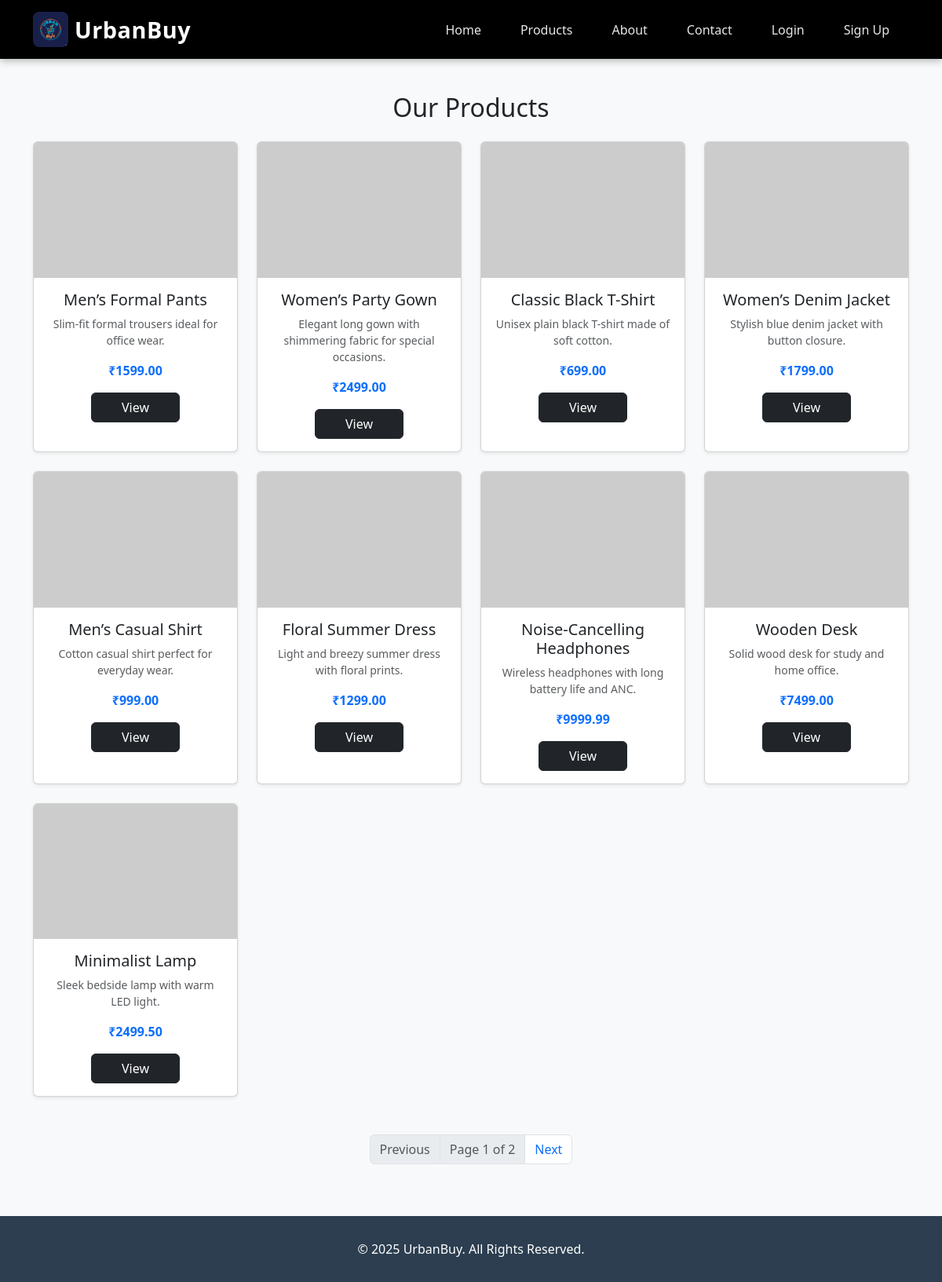
Screenshot of /products/ with the database file from the repository.
### store/models.py (models this page shows, shortened)
class Product(models.Model):
    title = models.CharField(max_length=200)
    slug = models.SlugField(max_length=220, unique=True, blank=True)
    description = models.TextField()
    price = models.DecimalField(max_digits=10, decimal_places=2)
    image_url = models.URLField(blank=True)
    is_featured = models.BooleanField(default=False)
    created_at = models.DateTimeField(auto_now_add=True)

### store/views.py (the view)
# urls.py: path('products/', views.product_list, name='product_list'),
def product_list(request):
    qs = Product.objects.order_by('-created_at')
    paginator = Paginator(qs, 9)
    page_num = request.GET.get('page') or 1
    page_obj = paginator.get_page(page_num)
    return render(request, 'store/product_list.html', {'page_obj': page_obj})

### store/templates/store/product_list.html (shortened to what this page needs)
{% extends 'store/base.html' %}
{% load static %}
{% block content %}
<div class="container my-5">
  <h2 class="text-center mb-4">Our Products</h2>
  <div class="row">
    {% for product in page_obj %}
      <div class="col-md-3 mb-4">
        <div class="card h-100 shadow-sm">
          <img src="{{ product.image_url }}" class="card-img-top" alt="{{ product.title }}">
          <div class="card-body text-center">
            <h5 class="card-title">{{ product.title }}</h5>
            <p class="card-text text-muted small">{{ product.description }}</p>
            <p class="fw-bold text-primary">₹{{ product.price }}</p>
            <a href="{% url 'product_detail' product.id %}" class="btn btn-dark w-50">View</a>
          </div>
        </div>
      </div>
    {% empty %}
      <p class="text-center">No products found.</p>
    {% endfor %}
  </div>
  <div class="d-flex justify-content-center mt-4">
    <nav aria-label="Page navigation">
      <ul class="pagination">
        {% if page_obj.has_previous %}
          <li class="page-item">
            <a class="page-link" href="?page={{ page_obj.previous_page_number }}">Previous</a>
          </li>
        {% else %}
          <li class="page-item disabled"><span class="page-link">Previous</span></li>
        {% endif %}
        <li class="page-item disabled"><span class="page-link">Page {{ page_obj.number }} of {{ page_obj.paginator.num_pages }}</span></li>
        {% if page_obj.has_next %}
          <li class="page-item">
            <a class="page-link" href="?page={{ page_obj.next_page_number }}">Next</a>
          </li>
        {% else %}
          <li class="page-item disabled"><span class="page-link">Next</span></li>
        {% endif %}
      </ul>
    </nav>
  </div>
</div>
{% endblock %}

### store/templates/store/base.html (shortened to what this page needs)
{% load static %}
<!DOCTYPE html>
<html lang="en">
<head>
    <link href="https://cdn.jsdelivr.net/npm/bootstrap@5.3.3/dist/css/bootstrap.min.css" rel="stylesheet">
    <link href="https://cdn.jsdelivr.net/npm/bootstrap-icons@1.11.1/font/bootstrap-icons.css" rel="stylesheet">
</head>
<body>
<nav class="navbar navbar-expand-lg fixed-top">
  <div class="container">
    <a class="navbar-brand d-flex align-items-center" href="/">
        <img src="{% static 'images/logo.png' %}" alt="UrbanBuy Logo" height="45" class="me-2">
        <span class="fw-bold text-white">UrbanBuy</span>
    </a>
    <div class="collapse navbar-collapse" id="navbarNav">
      <ul class="navbar-nav ms-auto mb-2 mb-lg-0">
        <li class="nav-item"><a class="nav-link" href="/">Home</a></li>
        <li class="nav-item"><a class="nav-link" href="/products/">Products</a></li>
        <li class="nav-item"><a class="nav-link" href="/about/">About</a></li>
        <li class="nav-item"><a class="nav-link" href="/contact/">Contact</a></li>
        {% if user.is_authenticated %}
          <li class="nav-item"><a class="nav-link" href="/orders/cart/">🛒 Cart</a></li>
          <li class="nav-item"><a class="nav-link" href="{% url 'profile' %}">👤 Profile</a></li>
          <li class="nav-item">
  <form action="{% url 'logout' %}" method="post" style="display:inline;">
    {% csrf_token %}
    <button type="submit" class="nav-link btn btn-link text-white" style="text-decoration:none;">
      Logout
    </button>
  </form>
</li>
        {% else %}
          <li class="nav-item"><a class="nav-link" href="{% url 'login' %}">Login</a></li>
          <li class="nav-item"><a class="nav-link" href="{% url 'signup' %}">Sign Up</a></li>
        {% endif %}
      </ul>
    </div>
  </div>
</nav>
<div class="content-wrapper">
  {% block content %}
  {% endblock %}
</div>
<footer class="footer text-center">
  <div class="container">
    <p class="mb-0">&copy; 2025 UrbanBuy. All Rights Reserved.</p>
  </div>
</footer>
</body>
</html>

### store/templates/store/base.html (style rules this page uses)
.navbar { background: #000 !important; box-shadow: 0 2px 10px rgba(0, 0, 0, 0.3); padding: 10px 0; transition: box-shadow 0.3s ease; }
.navbar-brand { font-weight: 700; font-size: 1.8rem; color: #fff !important; letter-spacing: 0.5px; }
.navbar-brand img { height: 45px; border-radius: 8px; transition: transform 0.3s ease; }
.navbar-nav .nav-link { color: rgba(255, 255, 255, 0.9) !important; font-weight: 500; padding: 8px 20px !important; margin: 0 5px; border-radius: 20px; transition: all 0.3s ease; }
body { padding-top: 70px; background-color: #f8f9fa; }
.content-wrapper { min-height: calc(100vh - 200px); }
.footer { background-color: #2c3e50; color: #fff; padding: 30px 0; margin-top: 50px; }

### rows the page displays
Product: title "Men’s Formal Pants", description "Slim-fit formal trousers ideal for office wear.", price "1599.00"
Product: title "Women’s Party Gown", description "Elegant long gown with shimmering fabric for special occasions.", price "2499.00"
Product: title "Classic Black T-Shirt", description "Unisex plain black T-shirt made of soft cotton.", price "699.00"
Product: title "Women’s Denim Jacket", description "Stylish blue denim jacket with button closure.", price "1799.00"
Product: title "Men’s Casual Shirt", description "Cotton casual shirt perfect for everyday wear.", price "999.00"
Product: title "Floral Summer Dress", description "Light and breezy summer dress with floral prints.", price "1299.00"
Product: title "Noise-Cancelling Headphones", description "Wireless headphones with long battery life and ANC.", price "9999.99"
Product: title "Wooden Desk", description "Solid wood desk for study and home office.", price "7499.00"
Product: title "Minimalist Lamp", description "Sleek bedside lamp with warm LED light.", price "2499.50"

### other values shown
{{ page_obj.number }} "1"
{{ page_obj.paginator.num_pages }} "2"
